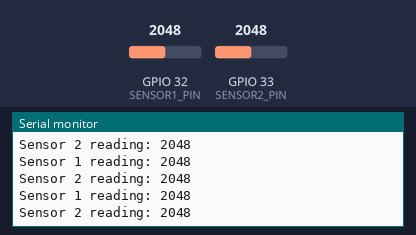
This program was run on a simulated ESP32. Parts: the last lines printed to the serial monitor. The inputs (shaded band) are chosen by the test bench; at power-on: GPIO 32 (SENSOR1_PIN) = 2048, GPIO 33 (SENSOR2_PIN) = 2048.

Above: at 1.2 s.
1.3 s: GPIO 32 (SENSOR1_PIN) set to 2866
At 1.31 s:
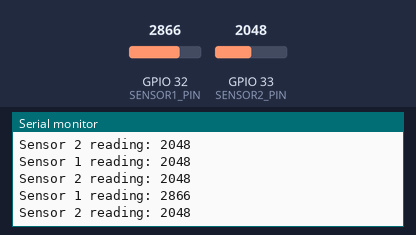
2.8 s: GPIO 33 (SENSOR2_PIN) set to 2866
At 2.81 s:
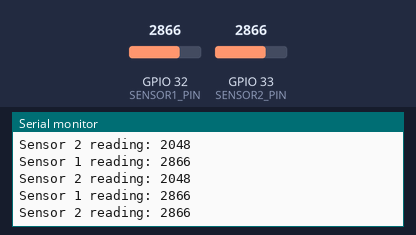
4.3 s: GPIO 32 (SENSOR1_PIN) set to 3603
At 4.32 s:
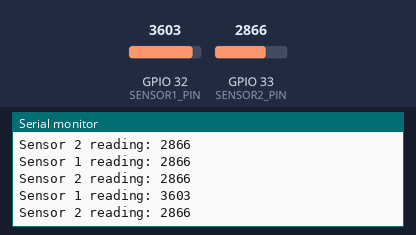
5.8 s: GPIO 33 (SENSOR2_PIN) set to 3603
At 5.82 s:
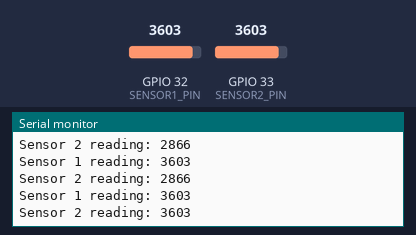
Timing chart, 0 to 8.3 s (numbered marks = the images above; inputs shaded):
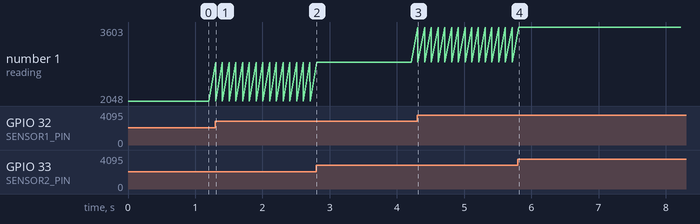

The program:

main.cpp
```cpp
// Include necessary libraries
#include <Arduino.h>
#include <freertos/FreeRTOS.h>
#include <freertos/task.h>
#include <config.h>

// Define task handles
TaskHandle_t sensor1TaskHandle = NULL;
TaskHandle_t sensor2TaskHandle = NULL;

// Define sensor reading variables
volatile int sensor1Reading = 0;
volatile int sensor2Reading = 0;

// Sensor 1 task function
void sensor1Task(void *pvParameter) {
  // Initialize ADC1 channel 4 (GPIO32)
  // Set ADC1 channel 4 as input
  pinMode(SENSOR1_PIN, INPUT);

  while (1) {
    // Read sensor 1 value using ADC1
    sensor1Reading = analogRead(SENSOR1_PIN);

    // Print sensor 1 reading to serial console
    Serial.print("Sensor 1 reading: ");
    Serial.println(sensor1Reading);

    // Delay for 100ms
    vTaskDelay(pdMS_TO_TICKS(100));
  }
}

// Sensor 2 task function
void sensor2Task(void *pvParameter) {
  // Initialize ADC1 channel 5 (GPIO33)
  // Set ADC1 channel 5 as input
  pinMode(SENSOR2_PIN, INPUT);

  while (1) {
    // Read sensor 2 value using ADC1
    sensor2Reading = analogRead(SENSOR2_PIN);

    // Print sensor 2 reading to serial console
    Serial.print("Sensor 2 reading: ");
    Serial.println(sensor2Reading);

    // Delay for 100ms
    vTaskDelay(pdMS_TO_TICKS(100));
  }
}

void setup() {
  // Initialize serial communication at 115200 baudrate
  Serial.begin(SERIAL_BAUDRATE);

  // Create sensor 1 task
  xTaskCreate(sensor1Task, "Sensor 1 Task", TASK_STACK_SIZE, NULL, TASK_PRIORITY, &sensor1TaskHandle);

  // Create sensor 2 task
  xTaskCreate(sensor2Task, "Sensor 2 Task", TASK_STACK_SIZE, NULL, TASK_PRIORITY, &sensor2TaskHandle);
}

void loop() {
  // Do nothing in the loop function, as tasks are running in the background
}
```

config.h
```cpp
// Configuration defines
#define SENSOR1_PIN 32  // ADC1 channel 4
#define SENSOR2_PIN 33  // ADC1 channel 5
#define SERIAL_BAUDRATE 115200
#define TASK_STACK_SIZE 2048
#define TASK_PRIORITY 1
```

Measured:
- after the input at 1.3 s, the serial monitor: prints a new line at once (image 1)
- after the input at 2.8 s, the serial monitor: prints a new line at once (image 2)
- after the input at 4.3 s, the serial monitor: prints a new line at once (image 3)
- after the input at 5.8 s, the serial monitor: prints a new line at once (image 4)
